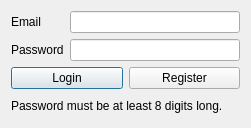
<?xml version="1.0" encoding="UTF-8"?>
<ui version="4.0">
 <class>Dialog</class>
 <widget class="QDialog" name="Dialog">
  <property name="geometry">
   <rect>
    <x>0</x>
    <y>0</y>
    <width>251</width>
    <height>128</height>
   </rect>
  </property>
  <property name="windowTitle">
   <string>Login Form</string>
  </property>
  <layout class="QGridLayout" name="gridLayout_3">
   <item row="0" column="0">
    <layout class="QGridLayout" name="gridLayout_2">
     <item row="2" column="0" colspan="2">
      <widget class="QLabel" name="label_3">
       <property name="text">
        <string>Password must be at least 8 digits long.</string>
       </property>
      </widget>
     </item>
     <item row="0" column="0" colspan="2">
      <layout class="QGridLayout" name="gridLayout">
       <item row="0" column="0">
        <widget class="QLabel" name="label">
         <property name="text">
          <string>Email</string>
         </property>
        </widget>
       </item>
       <item row="0" column="1">
        <widget class="QLineEdit" name="leEmail"/>
       </item>
       <item row="1" column="0">
        <widget class="QLabel" name="label_2">
         <property name="text">
          <string>Password</string>
         </property>
        </widget>
       </item>
       <item row="1" column="1">
        <widget class="QLineEdit" name="lePassword"/>
       </item>
      </layout>
     </item>
     <item row="1" column="0">
      <widget class="QPushButton" name="loginBtn">
       <property name="text">
        <string>Login</string>
       </property>
      </widget>
     </item>
     <item row="1" column="1">
      <widget class="QPushButton" name="registerBtn">
       <property name="text">
        <string>Register</string>
       </property>
      </widget>
     </item>
    </layout>
   </item>
  </layout>
 </widget>
 <resources/>
 <connections/>
</ui>
